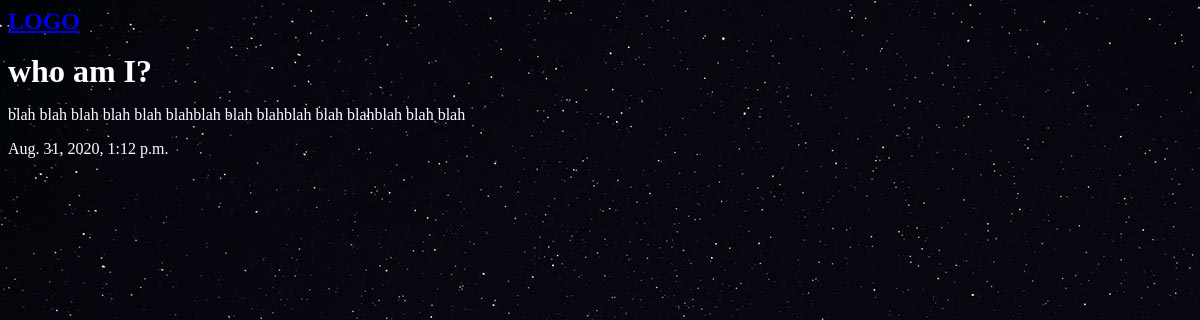
The app's page /articles/who-am-I with its own data.
### articles/models.py (models this page shows, shortened)
class Article(models.Model):
    title = models.CharField(max_length=100)
    slug = models.SlugField()
    body = models.TextField()
    date = models.DateTimeField(auto_now_add=True)
    image = models.ImageField(default='default.jpg',blank=True)

### articles/views.py (the view)
# urls.py: path('<slug>',views.article_detail,name="detail"),
def article_detail(request,slug):
    article=models.Article.objects.get(slug=slug)
    return render(request,'articles/article_detail.html',{'article':article})

### articles/templates/articles/article_detail.html (shortened to what this page needs)
{%extends 'base.html'%}
{%block content%}
<div class="article_detail">
  <div class="article">
    <h1>{{article.title}}</h1>
    <p>{{article.body}}</p>
    <p>{{article.date}}</p>
  </div>
</div>
{%endblock%}

### assets/styles.css (style rules this page uses)
body { background-color: #0f121f; background-image: url(stars.jpg); background-repeat-y:no-repeat; background-attachment: fixed; color:#fff; }
h1,h2,h3,h4,h5 { font-weight:normail; margin:0 }

### records on screen
Article: title "who am I?", body "blah blah blah blah blah blahblah blah blahblah blah blahblah blah blah", date "Aug. 31, 2020, 1:12 p.m."
